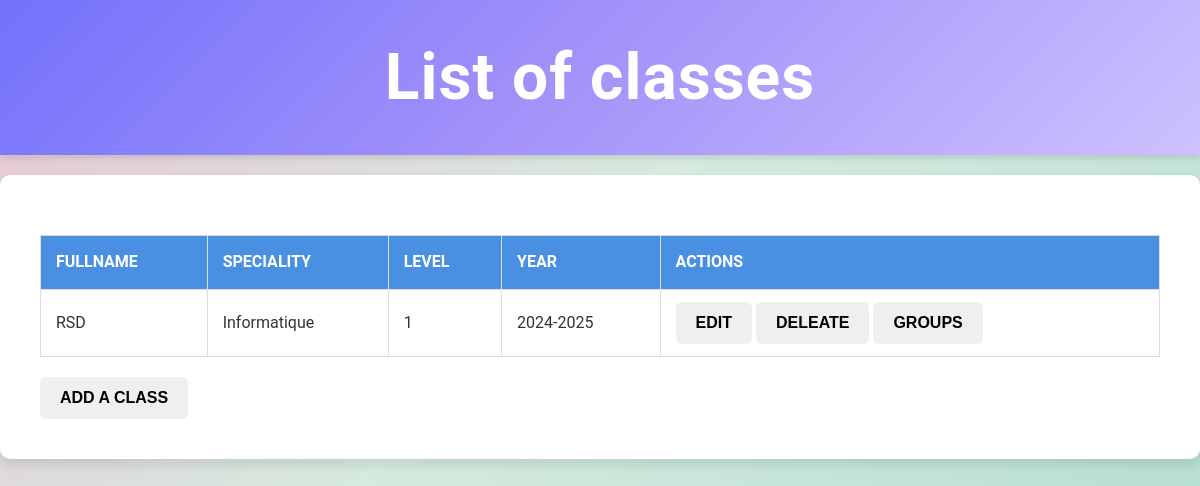
Page /classes on the committed database.
### tables this page shows
CREATE TABLE classes (
        id INTEGER PRIMARY KEY AUTOINCREMENT,
        name TEXT NOT NULL,
        specialty TEXT NOT NULL,
        level TEXT NOT NULL,
        year TEXT NOT NULL
    );

### app.py (the view)
@app.route('/classes')
def classes():
    conn = get_db_connection()
    classes = conn.execute('SELECT * FROM classes').fetchall()
    conn.close()
    return render_template('classes.html', classes=classes)

### app.py (called while the page is built)
def get_db_connection():
    conn = sqlite3.connect('school.db')
    conn.row_factory = sqlite3.Row
    return conn

### templates/classes.html (shortened to what this page needs)
<!DOCTYPE html>
<html lang="fr">
<head>
    <link rel="stylesheet" href="enhanced_styles.css">
</head>
<body>
    <div class="header">
        <h1>List of classes</h1>
    </div>
    <div class="content">
        <table>
            <thead>
                <tr>
                    <th>Fullname</th>
                    <th>Speciality</th>
                    <th>level</th>
                    <th>year</th>
                    <th>Actions</th>
                </tr>
            </thead>
            <tbody>
                {% for class in classes %}
                    <tr>
                        <td>{{ class['name'] }}</td>
                        <td>{{ class['specialty'] }}</td>
                        <td>{{ class['level'] }}</td>
                        <td>{{ class['year'] }}</td>
                        <td>
                            <a href="/edit-class/{{ class['id'] }}">
                                <button class="btn btn-edit">Edit</button>
                            </a>
                            <form action="/delete-class/{{ class['id'] }}" method="POST" style="display:inline;">
                                <button type="submit" class="btn btn-delete">deleate</button>
                            </form>
                            <a href="/class/{{ class['id'] }}/groups">
                                <button class="btn">Groups</button>
                            </a>
                        </td>
                    </tr>
                {% endfor %}
            </tbody>
        </table>
        <a href="/add-class"><button class="btn">Add a Class</button></a>
    </div>
</body>
</html>

### templates/enhanced_styles.css (style rules this page uses)
* { margin: 0; padding: 0; box-sizing: border-box; }
body { font-family: 'Roboto', sans-serif; background: linear-gradient(135deg, #EAC4D5, #D6EADF, #B8E0D2, #95B8D1, #809BCE); background-size: 200% 200%; color: #333; line-height: 1.8; margin: 0; padding: 0; animation: gradientMove 8s ease infinite; }
.header { background: linear-gradient(135deg, #7371FC, #A594F9, #CDC1FF, #F5EFFF, #E5D9F2); background-size: 200% 200%; color: white; padding: 20px; text-align: center; font-size: 2rem; font-weight: bold; letter-spacing: 1px; box-shadow: 0 4px 6px rgba(0, 0, 0, 0.1); animation: headerGradientMove 6s ease infinite; }
.content { padding: 40px; text-align: left; max-width: 1200px; margin: 20px auto; background: white; border-radius: 10px; box-shadow: 0 6px 12px rgba(0, 0, 0, 0.1); animation: fadeIn 0.8s ease-in-out; }
form { margin-top: 20px; }
button { display: inline-block; padding: 12px 20px; font-size: 1rem; font-weight: bold; text-transform: uppercase; border-radius: 6px; cursor: pointer; transition: background-color 0.3s ease, transform 0.2s ease; border: none; }
table { width: 100%; border-collapse: collapse; margin: 20px 0; }
table th, table td { border: 1px solid #ddd; padding: 12px 15px; text-align: left; }
table th { background: #4a90e2; color: white; text-transform: uppercase; }
a { color: #4a90e2; text-decoration: none; font-weight: bold; }

### rows in the picture
classes: name "RSD", specialty "Informatique", level "1", year "2024-2025"
